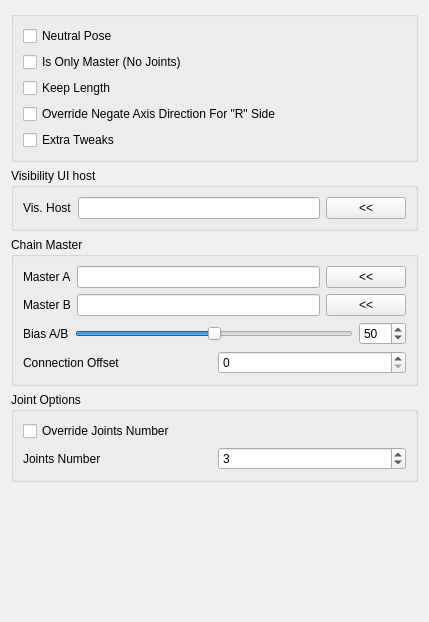
<?xml version="1.0" encoding="UTF-8"?>
<ui version="4.0">
 <class>Form</class>
 <widget class="QWidget" name="Form">
  <property name="geometry">
   <rect>
    <x>0</x>
    <y>0</y>
    <width>429</width>
    <height>622</height>
   </rect>
  </property>
  <property name="windowTitle">
   <string>Form</string>
  </property>
  <layout class="QGridLayout" name="gridLayout">
   <item row="4" column="0">
    <spacer name="verticalSpacer">
     <property name="orientation">
      <enum>Qt::Vertical</enum>
     </property>
     <property name="sizeHint" stdset="0">
      <size>
       <width>20</width>
       <height>40</height>
      </size>
     </property>
    </spacer>
   </item>
   <item row="3" column="0">
    <widget class="QGroupBox" name="groupBox_2">
     <property name="title">
      <string>Joint Options</string>
     </property>
     <layout class="QGridLayout" name="gridLayout_3">
      <item row="0" column="0">
       <widget class="QCheckBox" name="overrideJntNb_checkBox">
        <property name="text">
         <string notr="true">Override Joints Number</string>
        </property>
       </widget>
      </item>
      <item row="1" column="0">
       <layout class="QHBoxLayout" name="horizontalLayout">
        <item>
         <widget class="QLabel" name="jntNb_label">
          <property name="text">
           <string>Joints Number</string>
          </property>
         </widget>
        </item>
        <item>
         <widget class="QSpinBox" name="jntNb_spinBox">
          <property name="minimum">
           <number>1</number>
          </property>
          <property name="value">
           <number>3</number>
          </property>
         </widget>
        </item>
       </layout>
      </item>
     </layout>
    </widget>
   </item>
   <item row="2" column="0">
    <widget class="QGroupBox" name="groupBox_3">
     <property name="sizePolicy">
      <sizepolicy hsizetype="Minimum" vsizetype="Minimum">
       <horstretch>0</horstretch>
       <verstretch>0</verstretch>
      </sizepolicy>
     </property>
     <property name="title">
      <string>Chain Master</string>
     </property>
     <layout class="QGridLayout" name="gridLayout_4">
      <item row="1" column="0">
       <layout class="QHBoxLayout" name="horizontalLayout_4">
        <item>
         <widget class="QLabel" name="label_3">
          <property name="text">
           <string>Master B</string>
          </property>
         </widget>
        </item>
        <item>
         <widget class="QLineEdit" name="masterB_lineEdit"/>
        </item>
        <item>
         <widget class="QPushButton" name="masterB_pushButton">
          <property name="text">
           <string>&lt;&lt;</string>
          </property>
         </widget>
        </item>
       </layout>
      </item>
      <item row="0" column="0">
       <layout class="QHBoxLayout" name="horizontalLayout_2">
        <item>
         <widget class="QLabel" name="label">
          <property name="text">
           <string>Master A</string>
          </property>
         </widget>
        </item>
        <item>
         <widget class="QLineEdit" name="masterA_lineEdit"/>
        </item>
        <item>
         <widget class="QPushButton" name="masterA_pushButton">
          <property name="text">
           <string>&lt;&lt;</string>
          </property>
         </widget>
        </item>
       </layout>
      </item>
      <item row="3" column="0">
       <layout class="QHBoxLayout" name="horizontalLayout_5">
        <item>
         <widget class="QLabel" name="jntNb_label_2">
          <property name="text">
           <string>Connection Offset</string>
          </property>
         </widget>
        </item>
        <item>
         <widget class="QSpinBox" name="cnxOffset_spinBox">
          <property name="toolTip">
           <string>&lt;html&gt;&lt;head/&gt;&lt;body&gt;&lt;p&gt;Index value to offset the connection between the Master chains and the slave chain. For example if the slave chain need to start the rotation from the second segment of the master chain, the offset will be 1.&lt;/p&gt;&lt;p&gt;&lt;span style=&quot; font-weight:600;&quot;&gt;WARNING&lt;/span&gt;: If connection is out of index, will fallback to connect to the latest section in the master&lt;/p&gt;&lt;/body&gt;&lt;/html&gt;</string>
          </property>
          <property name="minimum">
           <number>0</number>
          </property>
          <property name="maximum">
           <number>9999</number>
          </property>
          <property name="value">
           <number>0</number>
          </property>
         </widget>
        </item>
       </layout>
      </item>
      <item row="2" column="0">
       <layout class="QHBoxLayout" name="horizontalLayout_7">
        <item>
         <layout class="QHBoxLayout" name="horizontalLayout_6">
          <item>
           <widget class="QLabel" name="jntNb_label_3">
            <property name="text">
             <string>Bias A/B</string>
            </property>
           </widget>
          </item>
          <item>
           <widget class="QSlider" name="bias_slider">
            <property name="minimumSize">
             <size>
              <width>0</width>
              <height>15</height>
             </size>
            </property>
            <property name="maximum">
             <number>100</number>
            </property>
            <property name="value">
             <number>50</number>
            </property>
            <property name="orientation">
             <enum>Qt::Horizontal</enum>
            </property>
           </widget>
          </item>
          <item>
           <widget class="QSpinBox" name="bias_spinBox">
            <property name="maximum">
             <number>100</number>
            </property>
            <property name="value">
             <number>50</number>
            </property>
           </widget>
          </item>
         </layout>
        </item>
       </layout>
      </item>
     </layout>
    </widget>
   </item>
   <item row="0" column="0">
    <widget class="QGroupBox" name="groupBox">
     <property name="title">
      <string/>
     </property>
     <layout class="QGridLayout" name="gridLayout_2">
      <item row="0" column="0">
       <layout class="QVBoxLayout" name="verticalLayout">
        <item>
         <widget class="QCheckBox" name="neutralPose_checkBox">
          <property name="text">
           <string notr="true">Neutral Pose</string>
          </property>
         </widget>
        </item>
        <item>
         <widget class="QCheckBox" name="onlyMaster_checkBox">
          <property name="text">
           <string notr="true">Is Only Master (No Joints)</string>
          </property>
         </widget>
        </item>
        <item>
         <widget class="QCheckBox" name="keepLength_checkBox">
          <property name="text">
           <string notr="true">Keep Length</string>
          </property>
         </widget>
        </item>
        <item>
         <widget class="QCheckBox" name="overrideNegate_checkBox">
          <property name="text">
           <string notr="true">Override Negate Axis Direction For &quot;R&quot; Side</string>
          </property>
         </widget>
        </item>
        <item>
         <widget class="QCheckBox" name="extraTweak_checkBox">
          <property name="text">
           <string notr="true">Extra Tweaks</string>
          </property>
         </widget>
        </item>
       </layout>
      </item>
     </layout>
    </widget>
   </item>
   <item row="1" column="0">
    <widget class="QGroupBox" name="groupBox_4">
     <property name="sizePolicy">
      <sizepolicy hsizetype="Minimum" vsizetype="Minimum">
       <horstretch>0</horstretch>
       <verstretch>0</verstretch>
      </sizepolicy>
     </property>
     <property name="title">
      <string>Visibility UI host</string>
     </property>
     <layout class="QGridLayout" name="gridLayout_5">
      <item row="0" column="0">
       <layout class="QHBoxLayout" name="horizontalLayout_3">
        <item>
         <widget class="QLabel" name="label_2">
          <property name="text">
           <string>Vis. Host</string>
          </property>
         </widget>
        </item>
        <item>
         <widget class="QLineEdit" name="visHost_lineEdit">
          <property name="toolTip">
           <string>&lt;html&gt;&lt;head/&gt;&lt;body&gt;&lt;p&gt;In some situations the visibility channel controls  for FK and IK controls needs to be separated of the other component control channels.&lt;/p&gt;&lt;p&gt;If a host is set here will use this host as UI host for visibility channels. If nothing is set will use the regular UI host configuration.&lt;/p&gt;&lt;/body&gt;&lt;/html&gt;</string>
          </property>
         </widget>
        </item>
        <item>
         <widget class="QPushButton" name="visHost_pushButton">
          <property name="toolTip">
           <string>&lt;html&gt;&lt;head/&gt;&lt;body&gt;&lt;p&gt;In some situations the visibility channel controls  for FK and IK controls needs to be separated of the other component control channels.&lt;/p&gt;&lt;p&gt;If a host is set here will use this host as UI host for visibility channels. If nothing is set will use the regular UI host configuration.&lt;/p&gt;&lt;/body&gt;&lt;/html&gt;</string>
          </property>
          <property name="text">
           <string>&lt;&lt;</string>
          </property>
         </widget>
        </item>
       </layout>
      </item>
     </layout>
    </widget>
   </item>
  </layout>
 </widget>
 <resources/>
 <connections>
  <connection>
   <sender>bias_spinBox</sender>
   <signal>valueChanged(int)</signal>
   <receiver>bias_slider</receiver>
   <slot>setValue(int)</slot>
   <hints>
    <hint type="sourcelabel">
     <x>360</x>
     <y>420</y>
    </hint>
    <hint type="destinationlabel">
     <x>278</x>
     <y>418</y>
    </hint>
   </hints>
  </connection>
  <connection>
   <sender>bias_slider</sender>
   <signal>valueChanged(int)</signal>
   <receiver>bias_spinBox</receiver>
   <slot>setValue(int)</slot>
   <hints>
    <hint type="sourcelabel">
     <x>176</x>
     <y>424</y>
    </hint>
    <hint type="destinationlabel">
     <x>375</x>
     <y>430</y>
    </hint>
   </hints>
  </connection>
 </connections>
</ui>
